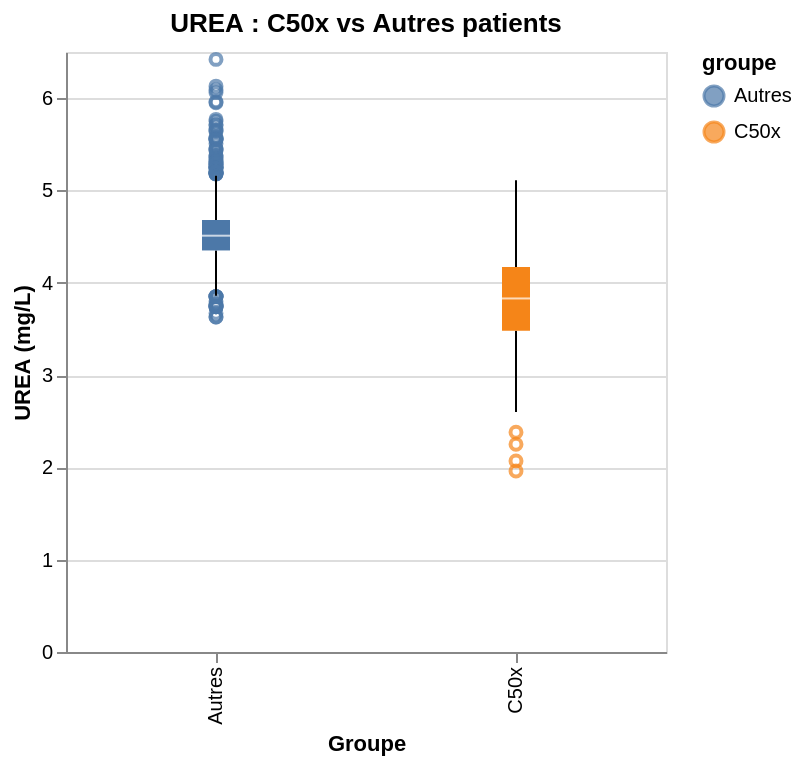

The cell this chart's notebook holds for it:
### Code cell
df_urea_c50['groupe'] = 'C50x'
df_urea_autres['groupe'] = 'Autres'
df_compare = pd.concat([df_urea_c50, df_urea_autres])


alt.Chart(df_compare).mark_boxplot().encode(
    x=alt.X('groupe:N', title='Groupe'),
    y=alt.Y('transformed_value:Q', title='UREA (mg/L)'),
    color='groupe:N'
).properties(
    title='UREA : C50x vs Autres patients',
    width=300
)

### Figure 1 — Vega-Lite specification as saved in the notebook (floating-point values rounded to 4 significant figures; data arrays with more than 128 entries replaced by an {"elided": "..."} marker saying what was removed)
{"config": {"view": {"continuousWidth": 300, "continuousHeight": 300}}, "data": {"name": "data-97fd9e34e04a902fec8a26513612781c"}, "mark": {"type": "boxplot"}, "encoding": {"color": {"field": "groupe", "type": "nominal"}, "x": {"field": "groupe", "title": "Groupe", "type": "nominal"}, "y": {"field": "transformed_value", "title": "UREA (mg/L)", "type": "quantitative"}}, "title": "UREA : C50x vs Autres patients", "width": 300, "$schema": "https://vega.github.io/schema/vega-lite/v6.4.1.json", "datasets": {"data-97fd9e34e04a902fec8a26513612781c": {"elided": "2077 records"}}}
